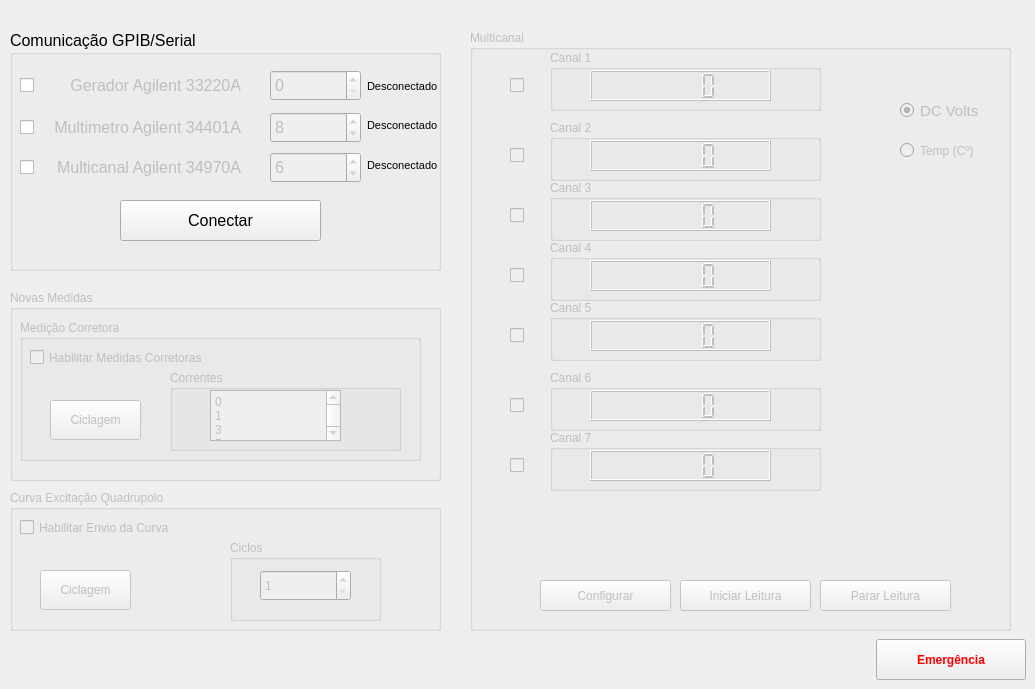
    <widget class="QWidget" name="tab_12">
     <attribute name="icon">
      <iconset>
       <normaloff>imagens/cable.png</normaloff>imagens/cable.png</iconset>
     </attribute>
     <attribute name="title">
      <string>GPIB/Serial</string>
     </attribute>
     <widget class="QGroupBox" name="groupBox_26">
      <property name="geometry">
       <rect>
        <x>10</x>
        <y>30</y>
        <width>431</width>
        <height>241</height>
       </rect>
      </property>
      <property name="font">
       <font>
        <pointsize>12</pointsize>
       </font>
      </property>
      <property name="title">
       <string>Comunicação GPIB/Serial</string>
      </property>
      <widget class="QPushButton" name="conectar_GPIB">
       <property name="geometry">
        <rect>
         <x>110</x>
         <y>170</y>
         <width>201</width>
         <height>41</height>
        </rect>
       </property>
       <property name="font">
        <font>
         <pointsize>12</pointsize>
        </font>
       </property>
       <property name="text">
        <string>Conectar</string>
       </property>
       <property name="icon">
        <iconset>
         <normaloff>imagens/connect.png</normaloff>imagens/connect.png</iconset>
       </property>
       <property name="iconSize">
        <size>
         <width>25</width>
         <height>25</height>
        </size>
       </property>
      </widget>
      <widget class="QSpinBox" name="Enderac_Gerador">
       <property name="enabled">
        <bool>false</bool>
       </property>
       <property name="geometry">
        <rect>
         <x>260</x>
         <y>40</y>
         <width>91</width>
         <height>31</height>
        </rect>
       </property>
       <property name="maximum">
        <number>40</number>
       </property>
       <property name="value">
        <number>0</number>
       </property>
      </widget>
      <widget class="QLabel" name="label_55">
       <property name="enabled">
        <bool>false</bool>
       </property>
       <property name="geometry">
        <rect>
         <x>30</x>
         <y>40</y>
         <width>201</width>
         <height>31</height>
        </rect>
       </property>
       <property name="font">
        <font>
         <italic>false</italic>
         <strikeout>false</strikeout>
        </font>
       </property>
       <property name="text">
        <string>Gerador Agilent 33220A</string>
       </property>
       <property name="alignment">
        <set>Qt::AlignRight|Qt::AlignTrailing|Qt::AlignVCenter</set>
       </property>
      </widget>
      <widget class="QCheckBox" name="ckBox_GPIB_1">
       <property name="geometry">
        <rect>
         <x>10</x>
         <y>47</y>
         <width>70</width>
         <height>17</height>
        </rect>
       </property>
       <property name="text">
        <string/>
       </property>
      </widget>
      <widget class="QSpinBox" name="Enderac_Multimetro">
       <property name="enabled">
        <bool>false</bool>
       </property>
       <property name="geometry">
        <rect>
         <x>260</x>
         <y>82</y>
         <width>91</width>
         <height>31</height>
        </rect>
       </property>
       <property name="maximum">
        <number>40</number>
       </property>
       <property name="value">
        <number>8</number>
       </property>
      </widget>
      <widget class="QLabel" name="label_56">
       <property name="enabled">
        <bool>false</bool>
       </property>
       <property name="geometry">
        <rect>
         <x>30</x>
         <y>82</y>
         <width>201</width>
         <height>31</height>
        </rect>
       </property>
       <property name="font">
        <font>
         <italic>false</italic>
         <strikeout>false</strikeout>
        </font>
       </property>
       <property name="text">
        <string> Multimetro Agilent 34401A</string>
       </property>
       <property name="alignment">
        <set>Qt::AlignRight|Qt::AlignTrailing|Qt::AlignVCenter</set>
       </property>
      </widget>
      <widget class="QCheckBox" name="ckBox_GPIB_2">
       <property name="geometry">
        <rect>
         <x>10</x>
         <y>89</y>
         <width>70</width>
         <height>17</height>
        </rect>
       </property>
       <property name="toolTip">
        <string>&lt;html&gt;&lt;head/&gt;&lt;body&gt;&lt;p&gt;Para a bancada 2, esta conexão é Serial.&lt;/p&gt;&lt;/body&gt;&lt;/html&gt;</string>
       </property>
       <property name="text">
        <string/>
       </property>
      </widget>
      <widget class="QLabel" name="label_gerador">
       <property name="geometry">
        <rect>
         <x>357</x>
         <y>41</y>
         <width>70</width>
         <height>31</height>
        </rect>
       </property>
       <property name="font">
        <font>
         <pointsize>8</pointsize>
        </font>
       </property>
       <property name="text">
        <string>Desconectado</string>
       </property>
      </widget>
      <widget class="QLabel" name="label_multimetro">
       <property name="geometry">
        <rect>
         <x>357</x>
         <y>80</y>
         <width>70</width>
         <height>31</height>
        </rect>
       </property>
       <property name="font">
        <font>
         <pointsize>8</pointsize>
        </font>
       </property>
       <property name="text">
        <string>Desconectado</string>
       </property>
      </widget>
      <widget class="QSpinBox" name="Enderac_Multicanal">
       <property name="enabled">
        <bool>false</bool>
       </property>
       <property name="geometry">
        <rect>
         <x>260</x>
         <y>122</y>
         <width>91</width>
         <height>31</height>
        </rect>
       </property>
       <property name="maximum">
        <number>40</number>
       </property>
       <property name="value">
        <number>6</number>
       </property>
      </widget>
      <widget class="QLabel" name="label_multicanal">
       <property name="geometry">
        <rect>
         <x>357</x>
         <y>120</y>
         <width>70</width>
         <height>31</height>
        </rect>
       </property>
       <property name="font">
        <font>
         <pointsize>8</pointsize>
        </font>
       </property>
       <property name="text">
        <string>Desconectado</string>
       </property>
      </widget>
      <widget class="QLabel" name="label_186">
       <property name="enabled">
        <bool>false</bool>
       </property>
       <property name="geometry">
        <rect>
         <x>30</x>
         <y>122</y>
         <width>201</width>
         <height>31</height>
        </rect>
       </property>
       <property name="font">
        <font>
         <italic>false</italic>
         <strikeout>false</strikeout>
        </font>
       </property>
       <property name="text">
        <string> Multicanal Agilent 34970A</string>
       </property>
       <property name="alignment">
        <set>Qt::AlignRight|Qt::AlignTrailing|Qt::AlignVCenter</set>
       </property>
      </widget>
      <widget class="QCheckBox" name="ckBox_GPIB_3">
       <property name="geometry">
        <rect>
         <x>10</x>
         <y>129</y>
         <width>70</width>
         <height>17</height>
        </rect>
       </property>
       <property name="toolTip">
        <string>&lt;html&gt;&lt;head/&gt;&lt;body&gt;&lt;p&gt;Para a bancada 2, esta conexão é Serial.&lt;/p&gt;&lt;/body&gt;&lt;/html&gt;</string>
       </property>
       <property name="text">
        <string/>
       </property>
      </widget>
     </widget>
     <widget class="QGroupBox" name="groupBox_27">
      <property name="enabled">
       <bool>false</bool>
      </property>
      <property name="geometry">
       <rect>
        <x>10</x>
        <y>290</y>
        <width>431</width>
        <height>191</height>
       </rect>
      </property>
      <property name="title">
       <string>Novas Medidas</string>
      </property>
      <widget class="QGroupBox" name="groupBox_12">
       <property name="geometry">
        <rect>
         <x>10</x>
         <y>30</y>
         <width>401</width>
         <height>141</height>
        </rect>
       </property>
       <property name="title">
        <string>Medição Corretora</string>
       </property>
       <widget class="QCheckBox" name="Hab_Corretora">
        <property name="geometry">
         <rect>
          <x>10</x>
          <y>22</y>
          <width>231</width>
          <height>31</height>
         </rect>
        </property>
        <property name="text">
         <string>Habilitar Medidas Corretoras</string>
        </property>
       </widget>
       <widget class="QPushButton" name="Ciclagem_Corretora">
        <property name="enabled">
         <bool>false</bool>
        </property>
        <property name="geometry">
         <rect>
          <x>30</x>
          <y>80</y>
          <width>91</width>
          <height>40</height>
         </rect>
        </property>
        <property name="text">
         <string>Ciclagem</string>
        </property>
       </widget>
       <widget class="QGroupBox" name="groupBox_28">
        <property name="geometry">
         <rect>
          <x>150</x>
          <y>50</y>
          <width>231</width>
          <height>81</height>
         </rect>
        </property>
        <property name="title">
         <string>Correntes</string>
        </property>
        <widget class="QPlainTextEdit" name="Corrente_Arbitraria_GPIB">
         <property name="enabled">
          <bool>false</bool>
         </property>
         <property name="geometry">
          <rect>
           <x>40</x>
           <y>20</y>
           <width>131</width>
           <height>51</height>
          </rect>
         </property>
         <property name="plainText">
          <string>0
1
3
5
7
9
10
9
7
5
3
1
0
-1
-3
-5
-7
-9
-10
-9
-7
-5
-3
-1
0</string>
         </property>
        </widget>
       </widget>
      </widget>
     </widget>
     <widget class="QPushButton" name="Emergencia_4">
      <property name="geometry">
       <rect>
        <x>876</x>
        <y>639</y>
        <width>150</width>
        <height>41</height>
       </rect>
      </property>
      <property name="palette">
       <palette>
        <active>
         <colorrole role="ButtonText">
          <brush brushstyle="SolidPattern">
           <color alpha="255">
            <red>255</red>
            <green>0</green>
            <blue>0</blue>
           </color>
          </brush>
         </colorrole>
        </active>
        <inactive>
         <colorrole role="ButtonText">
          <brush brushstyle="SolidPattern">
           <color alpha="255">
            <red>255</red>
            <green>0</green>
            <blue>0</blue>
           </color>
          </brush>
         </colorrole>
        </inactive>
        <disabled>
         <colorrole role="ButtonText">
          <brush brushstyle="SolidPattern">
           <color alpha="255">
            <red>120</red>
            <green>120</green>
            <blue>120</blue>
           </color>
          </brush>
         </colorrole>
        </disabled>
       </palette>
      </property>
      <property name="font">
       <font>
        <weight>75</weight>
        <bold>true</bold>
       </font>
      </property>
      <property name="text">
       <string>Emergência</string>
      </property>
      <property name="icon">
       <iconset>
        <normaloff>imagens/emergency_icon_01.png</normaloff>imagens/emergency_icon_01.png</iconset>
      </property>
      <property name="iconSize">
       <size>
        <width>35</width>
        <height>35</height>
       </size>
      </property>
     </widget>
     <widget class="QGroupBox" name="groupBox_32">
      <property name="enabled">
       <bool>false</bool>
      </property>
      <property name="geometry">
       <rect>
        <x>10</x>
        <y>490</y>
        <width>431</width>
        <height>141</height>
       </rect>
      </property>
      <property name="title">
       <string>Curva Excitação Quadrupolo</string>
      </property>
      <widget class="QCheckBox" name="Hab_Curva_Quadrupolo">
       <property name="enabled">
        <bool>false</bool>
       </property>
       <property name="geometry">
        <rect>
         <x>10</x>
         <y>22</y>
         <width>231</width>
         <height>31</height>
        </rect>
       </property>
       <property name="text">
        <string>Habilitar Envio da Curva</string>
       </property>
      </widget>
      <widget class="QPushButton" name="Ciclar_Curva_Quadrupolo">
       <property name="enabled">
        <bool>false</bool>
       </property>
       <property name="geometry">
        <rect>
         <x>30</x>
         <y>80</y>
         <width>91</width>
         <height>40</height>
        </rect>
       </property>
       <property name="text">
        <string>Ciclagem</string>
       </property>
      </widget>
      <widget class="QGroupBox" name="groupBox_33">
       <property name="enabled">
        <bool>false</bool>
       </property>
       <property name="geometry">
        <rect>
         <x>220</x>
         <y>50</y>
         <width>151</width>
         <height>81</height>
        </rect>
       </property>
       <property name="title">
        <string>Ciclos</string>
       </property>
       <widget class="QSpinBox" name="Ciclos_Curva_Quadrupolo">
        <property name="enabled">
         <bool>false</bool>
        </property>
        <property name="geometry">
         <rect>
          <x>30</x>
          <y>30</y>
          <width>91</width>
          <height>31</height>
         </rect>
        </property>
        <property name="minimum">
         <number>1</number>
        </property>
        <property name="maximum">
         <number>12</number>
        </property>
        <property name="value">
         <number>1</number>
        </property>
       </widget>
      </widget>
     </widget>
     <widget class="QGroupBox" name="groupBox_39">
      <property name="enabled">
       <bool>false</bool>
      </property>
      <property name="geometry">
       <rect>
        <x>470</x>
        <y>30</y>
        <width>541</width>
        <height>601</height>
       </rect>
      </property>
      <property name="title">
       <string>Multicanal</string>
      </property>
      <widget class="QPushButton" name="bt_read_MultiCh">
       <property name="enabled">
        <bool>false</bool>
       </property>
       <property name="geometry">
        <rect>
         <x>210</x>
         <y>550</y>
         <width>131</width>
         <height>31</height>
        </rect>
       </property>
       <property name="text">
        <string>Iniciar Leitura</string>
       </property>
       <property name="icon">
        <iconset>
         <normaloff>imagens/Power_On.png</normaloff>imagens/Power_On.png</iconset>
       </property>
      </widget>
      <widget class="QPushButton" name="bt_conf_MultiCh">
       <property name="geometry">
        <rect>
         <x>70</x>
         <y>550</y>
         <width>131</width>
         <height>31</height>
        </rect>
       </property>
       <property name="text">
        <string>Configurar</string>
       </property>
       <property name="icon">
        <iconset>
         <normaloff>imagens/configure.png</normaloff>imagens/configure.png</iconset>
       </property>
      </widget>
      <widget class="QCheckBox" name="checkCH_1">
       <property name="geometry">
        <rect>
         <x>40</x>
         <y>40</y>
         <width>21</width>
         <height>31</height>
        </rect>
       </property>
       <property name="text">
        <string/>
       </property>
      </widget>
      <widget class="QCheckBox" name="checkCH_2">
       <property name="geometry">
        <rect>
         <x>40</x>
         <y>110</y>
         <width>21</width>
         <height>31</height>
        </rect>
       </property>
       <property name="text">
        <string/>
       </property>
      </widget>
      <widget class="QGroupBox" name="groupBox_42">
       <property name="enabled">
        <bool>false</bool>
       </property>
       <property name="geometry">
        <rect>
         <x>80</x>
         <y>90</y>
         <width>271</width>
         <height>61</height>
        </rect>
       </property>
       <property name="title">
        <string>Canal 2</string>
       </property>
       <widget class="QLCDNumber" name="Canal_2">
        <property name="geometry">
         <rect>
          <x>40</x>
          <y>20</y>
          <width>181</width>
          <height>31</height>
         </rect>
        </property>
       </widget>
      </widget>
      <widget class="QCheckBox" name="checkCH_3">
       <property name="geometry">
        <rect>
         <x>40</x>
         <y>170</y>
         <width>21</width>
         <height>31</height>
        </rect>
       </property>
       <property name="text">
        <string/>
       </property>
      </widget>
      <widget class="QGroupBox" name="groupBox_43">
       <property name="enabled">
        <bool>false</bool>
       </property>
       <property name="geometry">
        <rect>
         <x>80</x>
         <y>150</y>
         <width>271</width>
         <height>61</height>
        </rect>
       </property>
       <property name="title">
        <string>Canal 3</string>
       </property>
       <widget class="QLCDNumber" name="Canal_3">
        <property name="geometry">
         <rect>
          <x>40</x>
          <y>20</y>
          <width>181</width>
          <height>31</height>
         </rect>
        </property>
       </widget>
      </widget>
      <widget class="QGroupBox" name="groupBox_44">
       <property name="enabled">
        <bool>false</bool>
       </property>
       <property name="geometry">
        <rect>
         <x>80</x>
         <y>210</y>
         <width>271</width>
         <height>61</height>
        </rect>
       </property>
       <property name="title">
        <string>Canal 4</string>
       </property>
       <widget class="QLCDNumber" name="Canal_4">
        <property name="geometry">
         <rect>
          <x>40</x>
          <y>20</y>
          <width>181</width>
          <height>31</height>
         </rect>
        </property>
       </widget>
      </widget>
      <widget class="QCheckBox" name="checkCH_4">
       <property name="geometry">
        <rect>
         <x>40</x>
         <y>230</y>
         <width>21</width>
         <height>31</height>
        </rect>
       </property>
       <property name="text">
        <string/>
       </property>
      </widget>
      <widget class="QGroupBox" name="groupBox_45">
       <property name="enabled">
        <bool>false</bool>
       </property>
       <property name="geometry">
        <rect>
         <x>80</x>
         <y>270</y>
         <width>271</width>
         <height>61</height>
        </rect>
       </property>
       <property name="title">
        <string>Canal 5</string>
       </property>
       <widget class="QLCDNumber" name="Canal_5">
        <property name="geometry">
         <rect>
          <x>40</x>
          <y>20</y>
          <width>181</width>
          <height>31</height>
         </rect>
        </property>
       </widget>
      </widget>
      <widget class="QCheckBox" name="checkCH_5">
       <property name="geometry">
        <rect>
         <x>40</x>
         <y>290</y>
         <width>21</width>
         <height>31</height>
        </rect>
       </property>
       <property name="text">
        <string/>
       </property>
      </widget>
      <widget class="QCheckBox" name="checkCH_6">
       <property name="geometry">
        <rect>
         <x>40</x>
         <y>360</y>
         <width>21</width>
         <height>31</height>
        </rect>
       </property>
       <property name="text">
        <string/>
       </property>
      </widget>
      <widget class="QGroupBox" name="groupBox_46">
       <property name="enabled">
        <bool>false</bool>
       </property>
       <property name="geometry">
        <rect>
         <x>80</x>
         <y>340</y>
         <width>271</width>
         <height>61</height>
        </rect>
       </property>
       <property name="title">
        <string>Canal 6</string>
       </property>
       <widget class="QLCDNumber" name="Canal_6">
        <property name="geometry">
         <rect>
          <x>40</x>
          <y>20</y>
          <width>181</width>
          <height>31</height>
         </rect>
        </property>
       </widget>
      </widget>
      <widget class="QGroupBox" name="groupBox_47">
       <property name="enabled">
        <bool>false</bool>
       </property>
       <property name="geometry">
        <rect>
         <x>80</x>
         <y>400</y>
         <width>271</width>
         <height>61</height>
        </rect>
       </property>
       <property name="title">
        <string>Canal 7</string>
       </property>
       <widget class="QLCDNumber" name="Canal_7">
        <property name="geometry">
         <rect>
          <x>40</x>
          <y>20</y>
          <width>181</width>
          <height>31</height>
         </rect>
        </property>
       </widget>
      </widget>
      <widget class="QCheckBox" name="checkCH_7">
       <property name="geometry">
        <rect>
         <x>40</x>
         <y>420</y>
         <width>21</width>
         <height>31</height>
        </rect>
       </property>
       <property name="text">
        <string/>
       </property>
      </widget>
      <widget class="QGroupBox" name="groupBox_41">
       <property name="enabled">
        <bool>false</bool>
       </property>
       <property name="geometry">
        <rect>
         <x>80</x>
         <y>20</y>
         <width>271</width>
         <height>61</height>
        </rect>
       </property>
       <property name="title">
        <string>Canal 1</string>
       </property>
       <widget class="QLCDNumber" name="Canal_1">
        <property name="geometry">
         <rect>
          <x>40</x>
          <y>20</y>
          <width>181</width>
          <height>31</height>
         </rect>
        </property>
       </widget>
      </widget>
      <widget class="QRadioButton" name="temp_1">
       <property name="geometry">
        <rect>
         <x>430</x>
         <y>110</y>
         <width>101</width>
         <height>21</height>
        </rect>
       </property>
       <property name="toolTip">
        <string>&lt;html&gt;&lt;head/&gt;&lt;body&gt;&lt;p&gt;Conexão através de PT100 à 4 fios.&lt;/p&gt;&lt;/body&gt;&lt;/html&gt;</string>
       </property>
       <property name="text">
        <string>Temp (Cº)</string>
       </property>
      </widget>
      <widget class="QRadioButton" name="dc_volts_1">
       <property name="geometry">
        <rect>
         <x>430</x>
         <y>70</y>
         <width>81</width>
         <height>21</height>
        </rect>
       </property>
       <property name="font">
        <font>
         <pointsize>11</pointsize>
        </font>
       </property>
       <property name="text">
        <string>DC Volts</string>
       </property>
       <property name="checked">
        <bool>true</bool>
       </property>
      </widget>
      <widget class="QPushButton" name="bt_stop_MultiCh">
       <property name="enabled">
        <bool>false</bool>
       </property>
       <property name="geometry">
        <rect>
         <x>350</x>
         <y>550</y>
         <width>131</width>
         <height>31</height>
        </rect>
       </property>
       <property name="text">
        <string>Parar Leitura</string>
       </property>
       <property name="icon">
        <iconset>
         <normaloff>imagens/Power_Off.png</normaloff>imagens/Power_Off.png</iconset>
       </property>
      </widget>
     </widget>
    </widget>
